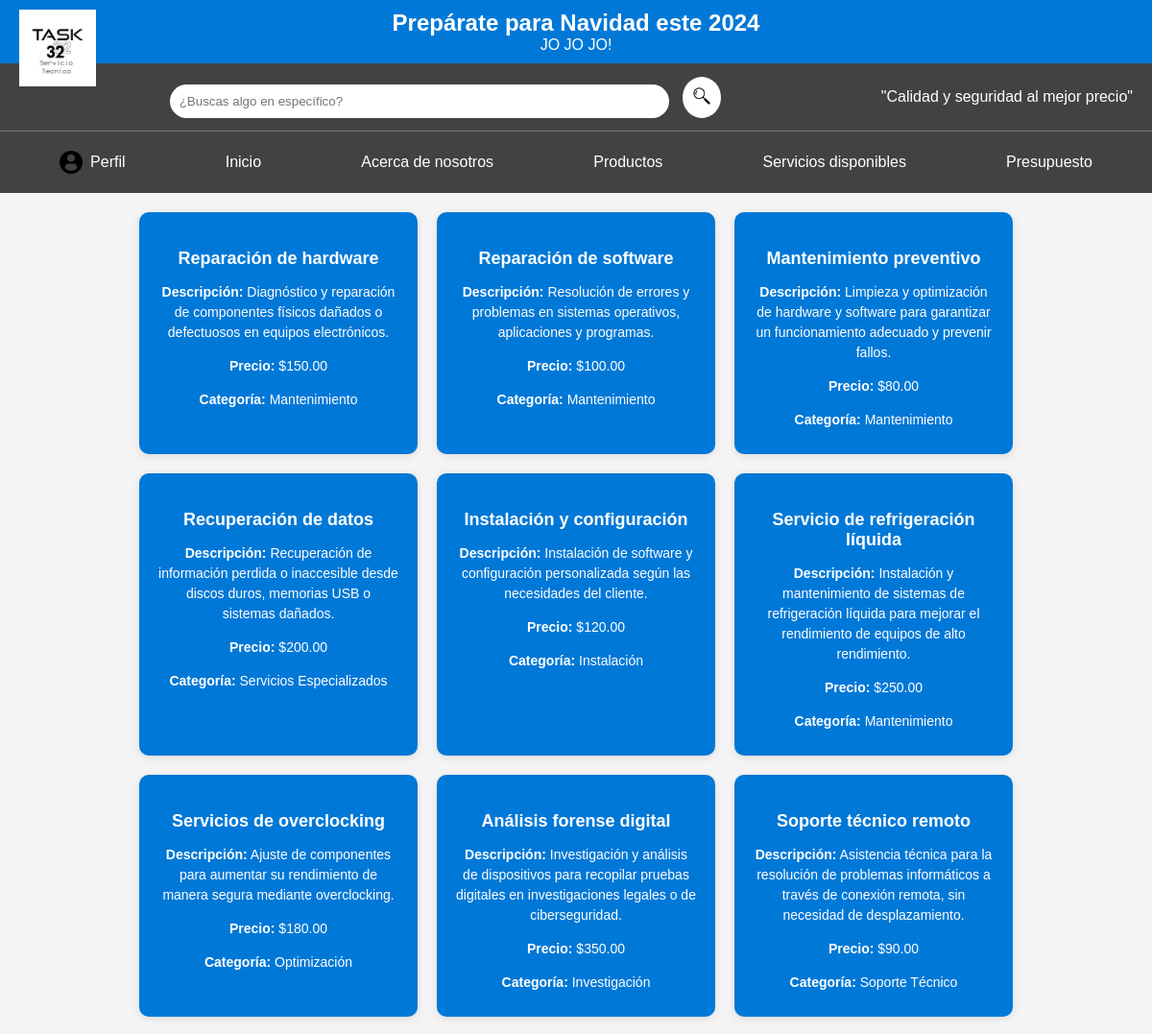
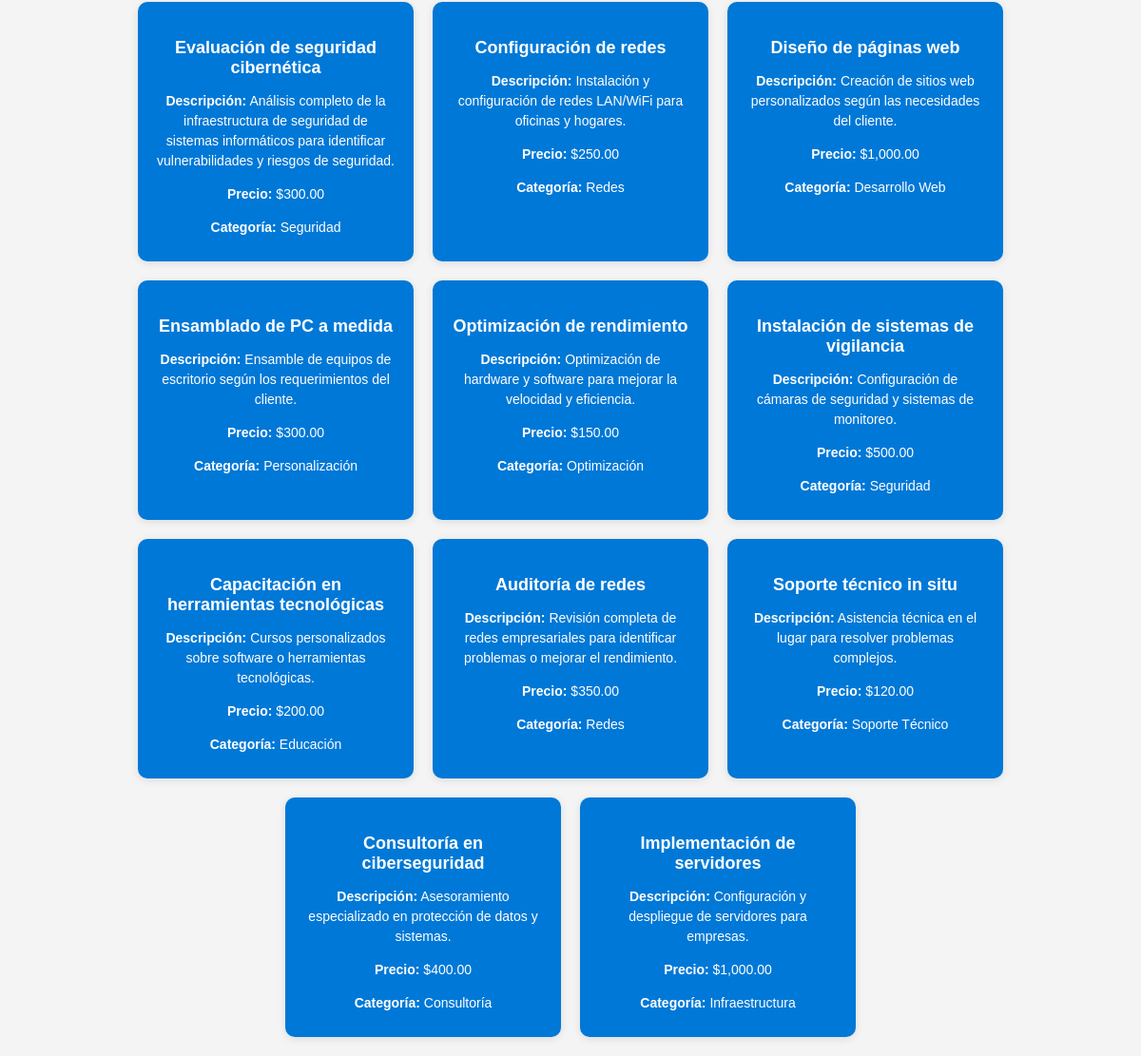
Page /Servicios.php on the committed database (2 pictures, top to bottom).
### tables this page shows
CREATE TABLE Servicio (
    Id_Servicio INT AUTO_INCREMENT PRIMARY KEY,
    Nombre_S VARCHAR(100) NOT NULL,
    Descripción_S TEXT NOT NULL,
    Precio_S DECIMAL(10, 2) NOT NULL,
    Categoría_S VARCHAR(50) NOT NULL,
    Disponibilidad_S TINYINT(1) NOT NULL DEFAULT 1,
    Id_Administrador INT NOT NULL,
    FOREIGN KEY (Id_Administrador) REFERENCES Administrador(Id_Administrador)
);

### Servicios.php (the view, shortened to what this page needs)
<?php
include 'funcionalidades_php/db.php';
$query = "SELECT * FROM Servicio WHERE Disponibilidad_S = 1";
$result = $conn->query($query);
$servicios = [];
if ($result->num_rows > 0) {
    while ($row = $result->fetch_assoc()) {
        $servicios[] = $row;
    }
} else {
    echo "No hay servicios disponibles.";
}
?>
<!DOCTYPE html>
<html lang="es">
<head>
    <link rel="stylesheet" href="css/Servicios.css">
    <link rel="stylesheet" href="css/Navegación.css">
</head>
<body>
    <header>
        <h1>Prepárate para Navidad este 2024</h1>
        <marquee width="100" scrollamount="10">JO JO JO!</marquee>
        <div class="logo">
            <img src="img/logo.png" alt="Logotipo">
        </div>
    </header>
    <div class="search-bar">
        <div class="search-container">
            <form action="resultados_busqueda.php" method="GET">
                <input type="text" name="query" placeholder="¿Buscas algo en específico?">
                <button type="submit">
                    <img src="img/lupa.png" alt="Buscar" width="20">
                </button>
            </form>
        </div>
        <div class="message">
            <p>"Calidad y seguridad al mejor precio"</p>
        </div>
    </div>
    <nav>
        <a href="Perfil.php" class="logo-perfil">
            <img src="img/icono-perfil.png" alt="Perfil">
            Perfil
        </a>
        <a href="Inicio.php">Inicio</a>
        <a href="Información.html">Acerca de nosotros</a>
        <a href="Productos.php">Productos</a>
        <a href="Servicios.php">Servicios disponibles</a>
        <a href="Presupuesto.php">Presupuesto</a>
    </nav>
    <section class="servicios">
        <?php foreach ($servicios as $servicio): ?>
            <div class="servicio">
                <h3><?php echo htmlspecialchars($servicio['Nombre_S']); ?></h3>
                <p><strong>Descripción:</strong> <?php echo htmlspecialchars($servicio['Descripción_S']); ?></p>
                <p><strong>Precio:</strong> $<?php echo number_format($servicio['Precio_S'], 2); ?></p>
                <p><strong>Categoría:</strong> <?php echo htmlspecialchars($servicio['Categoría_S']); ?></p>
            </div>
        <?php endforeach; ?>
    </section>
</body>
</html>

### css/Servicios.css (style rules this page uses)
.servicios { display: flex; flex-wrap: wrap; gap: 20px; justify-content: center; padding: 20px; }
.servicio { background-color: #0078d7; color: white; border-radius: 10px; padding: 20px; text-align: center; width: 250px; box-shadow: 0 2px 8px rgba(0, 0, 0, 0.1); }
.servicio h3 { font-size: 18px; margin-bottom: 10px; }
.servicio p { font-size: 14px; line-height: 1.5; margin-bottom: 5px; }

### css/Navegación.css (style rules this page uses)
body { margin: 0; font-family: Arial, sans-serif; background-color: #f4f4f4; }
header { background-color: #0078d7; padding: 10px; color: white; text-align: center; position: relative; }
header h1 { margin: 0; font-size: 24px; }
.logo { position: absolute; top: 10px; left: 20px; }
.logo img { width: 80px; }
.search-bar { background-color: #424242; color: white; padding: 10px; display: flex; justify-content: space-between; align-items: center; margin-top: 0; }
.search-bar .search-container { display: flex; justify-content: center; flex-grow: 1; }
.search-bar input[type="text"] { padding: 10px; width: 500px; border-radius: 20px; border: none; }
.search-bar button { padding: 10px; margin-left: 10px; background-color: white; border: none; cursor: pointer; border-radius: 50%; }
.search-bar .message { text-align: right; color: white; margin-left: auto; margin-right: 10px; }
nav { background-color: #424242; color: white; padding: 10px; display: flex; justify-content: space-around; align-items: center; }
nav a { color: white; text-decoration: none; padding: 10px 15px; display: flex; align-items: center; }
.logo-perfil img { width: 24px; height: 24px; margin-right: 8px; }

### rows in the picture
servicio: Nombre_S "Reparación de hardware", Descripción_S "Diagnóstico y reparación de componentes físicos dañados o defectuosos en equipos electrónicos.", Precio_S "150.00", Categoría_S "Mantenimiento"
servicio: Nombre_S "Reparación de software", Descripción_S "Resolución de errores y problemas en sistemas operativos, aplicaciones y programas.", Precio_S "100.00", Categoría_S "Mantenimiento"
servicio: Nombre_S "Mantenimiento preventivo", Descripción_S "Limpieza y optimización de hardware y software para garantizar un funcionamiento adecuado y prevenir fallos.", Precio_S "80.00", Categoría_S "Mantenimiento"
servicio: Nombre_S "Recuperación de datos", Descripción_S "Recuperación de información perdida o inaccesible desde discos duros, memorias USB o sistemas dañados.", Precio_S "200.00", Categoría_S "Servicios Especializados"
servicio: Nombre_S "Instalación y configuración", Descripción_S "Instalación de software y configuración personalizada según las necesidades del cliente.", Precio_S "120.00", Categoría_S "Instalación"
servicio: Nombre_S "Servicio de refrigeración líquida", Descripción_S "Instalación y mantenimiento de sistemas de refrigeración líquida para mejorar el rendimiento de equipos de alto rendimiento.", Precio_S "250.00", Categoría_S "Mantenimiento"
servicio: Nombre_S "Servicios de overclocking", Descripción_S "Ajuste de componentes para aumentar su rendimiento de manera segura mediante overclocking.", Precio_S "180.00", Categoría_S "Optimización"
servicio: Nombre_S "Análisis forense digital", Descripción_S "Investigación y análisis de dispositivos para recopilar pruebas digitales en investigaciones legales o de ciberseguridad.", Precio_S "350.00", Categoría_S "Investigación"
servicio: Nombre_S "Soporte técnico remoto", Descripción_S "Asistencia técnica para la resolución de problemas informáticos a través de conexión remota, sin necesidad de desplazamiento.", Precio_S "90.00", Categoría_S "Soporte Técnico"
servicio: Nombre_S "Evaluación de seguridad cibernética", Descripción_S "Análisis completo de la infraestructura de seguridad de sistemas informáticos para identificar vulnerabilidades y riesgos de seguridad.", Precio_S "300.00", Categoría_S "Seguridad"
servicio: Nombre_S "Configuración de redes", Descripción_S "Instalación y configuración de redes LAN/WiFi para oficinas y hogares.", Precio_S "250.00", Categoría_S "Redes"
servicio: Nombre_S "Diseño de páginas web", Descripción_S "Creación de sitios web personalizados según las necesidades del cliente.", Precio_S "1,000.00", Categoría_S "Desarrollo Web"
servicio: Nombre_S "Ensamblado de PC a medida", Descripción_S "Ensamble de equipos de escritorio según los requerimientos del cliente.", Precio_S "300.00", Categoría_S "Personalización"
servicio: Nombre_S "Optimización de rendimiento", Descripción_S "Optimización de hardware y software para mejorar la velocidad y eficiencia.", Precio_S "150.00", Categoría_S "Optimización"
servicio: Nombre_S "Instalación de sistemas de vigilancia", Descripción_S "Configuración de cámaras de seguridad y sistemas de monitoreo.", Precio_S "500.00", Categoría_S "Seguridad"
servicio: Nombre_S "Capacitación en herramientas tecnológicas", Descripción_S "Cursos personalizados sobre software o herramientas tecnológicas.", Precio_S "200.00", Categoría_S "Educación"
servicio: Nombre_S "Auditoría de redes", Descripción_S "Revisión completa de redes empresariales para identificar problemas o mejorar el rendimiento.", Precio_S "350.00", Categoría_S "Redes"
servicio: Nombre_S "Soporte técnico in situ", Descripción_S "Asistencia técnica en el lugar para resolver problemas complejos.", Precio_S "120.00", Categoría_S "Soporte Técnico"
servicio: Nombre_S "Consultoría en ciberseguridad", Descripción_S "Asesoramiento especializado en protección de datos y sistemas.", Precio_S "400.00", Categoría_S "Consultoría"
servicio: Nombre_S "Implementación de servidores", Descripción_S "Configuración y despliegue de servidores para empresas.", Precio_S "1,000.00", Categoría_S "Infraestructura"
